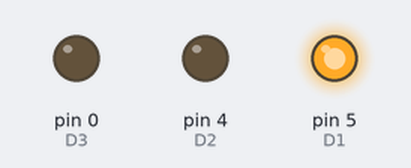
Bench run of a sketch on a simulated Arduino Uno, built with avr-gcc and run on an emulated ATmega328P. On the bench: output pins drawn as LEDs (lit = HIGH).

Above: at 0.5 s.
At 2.0 s:
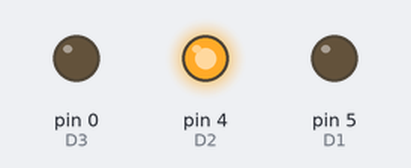
At 3.5 s:
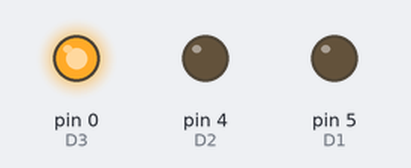
At 5.0 s:
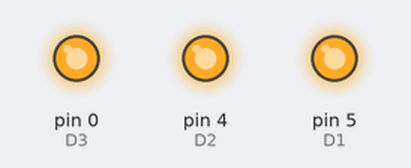
At 7.2 s:
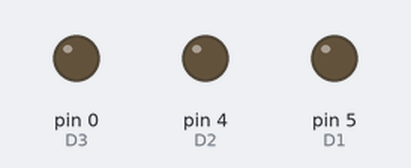
Timing chart, 0 to 7.8 s (numbered marks = the images above):
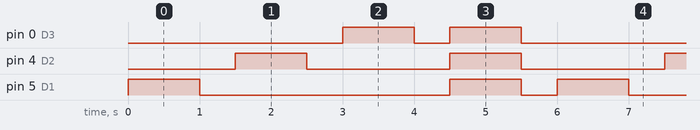

The sketch:

d1-ledrgb-common-cathod.ino
```cpp
/*  resistenze 220 ohm sugli anodi
 *  correnti: da misurare
*/
#define D0 16
#define D1 5 // I2C Bus SCL (clock)
#define D2 4 // I2C Bus SDA (data)
#define D3 0
#define D4 2 // Same as "LED_BUILTIN", but inverted logic
#define D5 14 // SPI Bus SCK (clock)
#define D6 12 // SPI Bus MISO
#define D7 13 // SPI Bus MOSI
#define D8 15 // SPI Bus SS (CS)
#define D9 3 // RX0 (Serial console)
#define D10 1 // TX0 (Serial console)

#define ROSSO D1
#define VERDE D2
#define BLU D3
#define ACCESO 1000
#define SPENTO 500

void setup() {
  // put your setup code here, to run once:
    pinMode(ROSSO, OUTPUT);
    pinMode(VERDE, OUTPUT);
    pinMode(BLU, OUTPUT);
}

void loop() {
  // put your main code here, to run repeatedly:
  digitalWrite(ROSSO, HIGH);
  delay(ACCESO);
  digitalWrite(ROSSO, LOW);
  delay(SPENTO);

  digitalWrite(VERDE, HIGH);
  delay(ACCESO);
  digitalWrite(VERDE, LOW);
  delay(SPENTO);

  digitalWrite(BLU, HIGH);
  delay(ACCESO);
  digitalWrite(BLU, LOW);
  delay(SPENTO);

  digitalWrite(ROSSO, HIGH);
  digitalWrite(VERDE, HIGH);
  digitalWrite(BLU, HIGH);
  delay(ACCESO);
  digitalWrite(ROSSO, LOW);
  digitalWrite(VERDE, LOW);
  digitalWrite(BLU, LOW);
  delay(SPENTO);

}
```

Measured:
- by itself, pin 0 (D3): repeats every 6.0 s: LOW 0.50 s, HIGH 1.0 s, LOW 3.5 s, HIGH 1.0 s
- by itself, pin 4 (D2): alternates HIGH for 1.0 s and LOW for 2.0 s
- by itself, pin 5 (D1): repeats every 6.0 s: LOW 3.5 s, HIGH 1.0 s, LOW 0.50 s, HIGH 1.0 s
